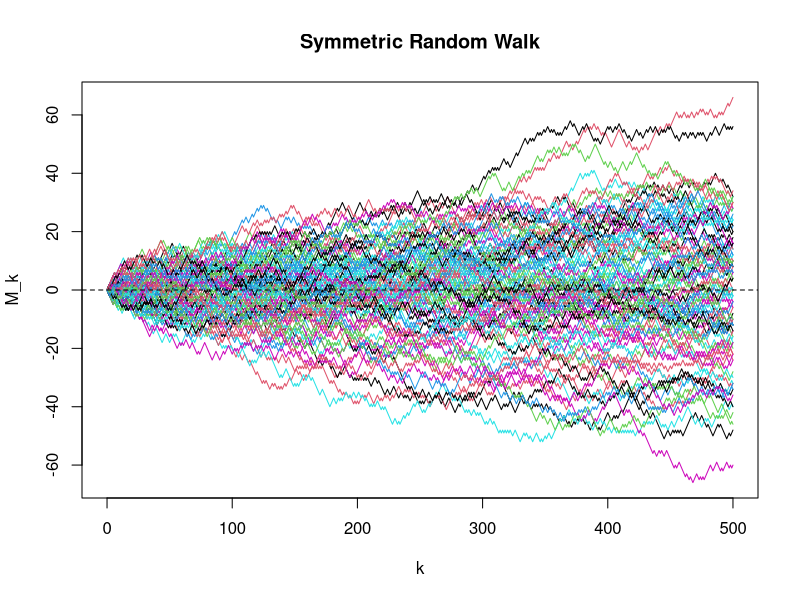
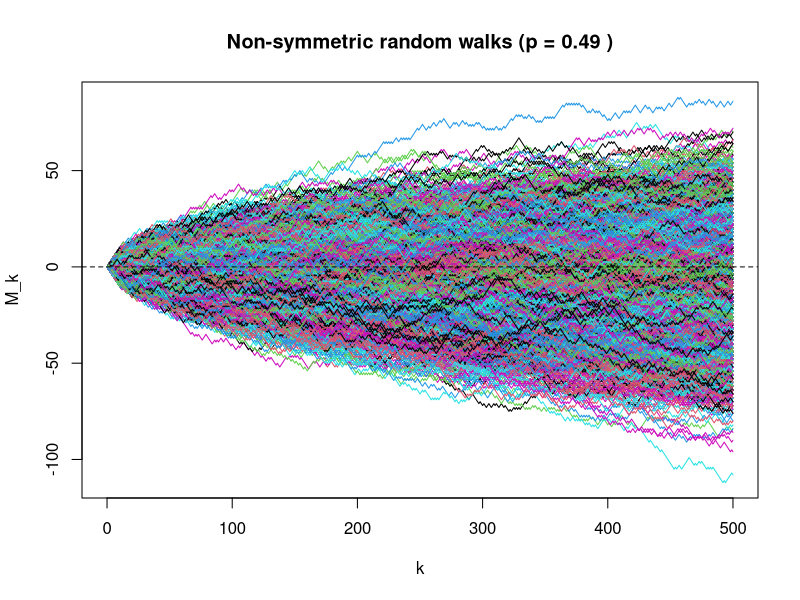
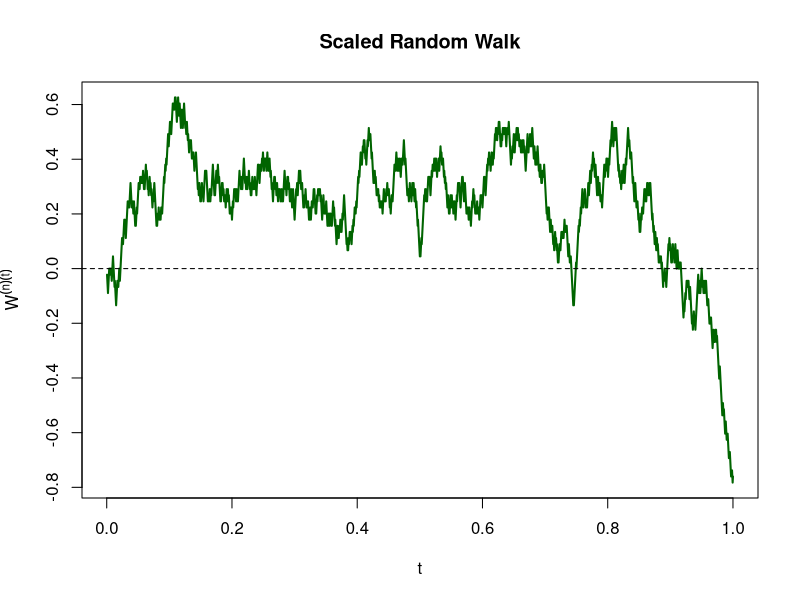
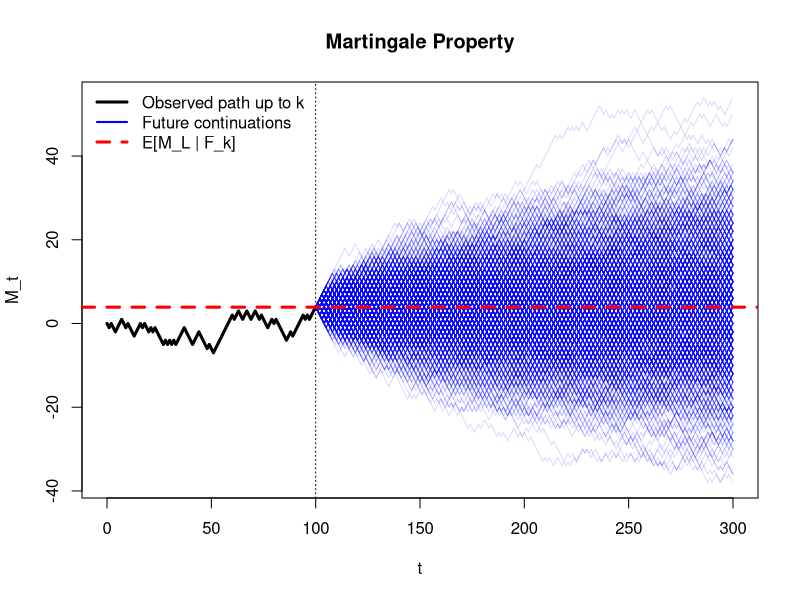
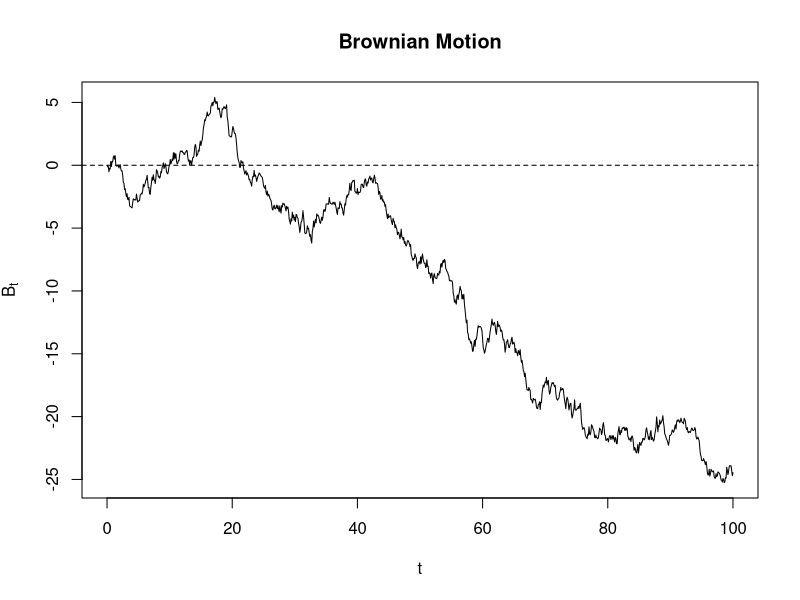
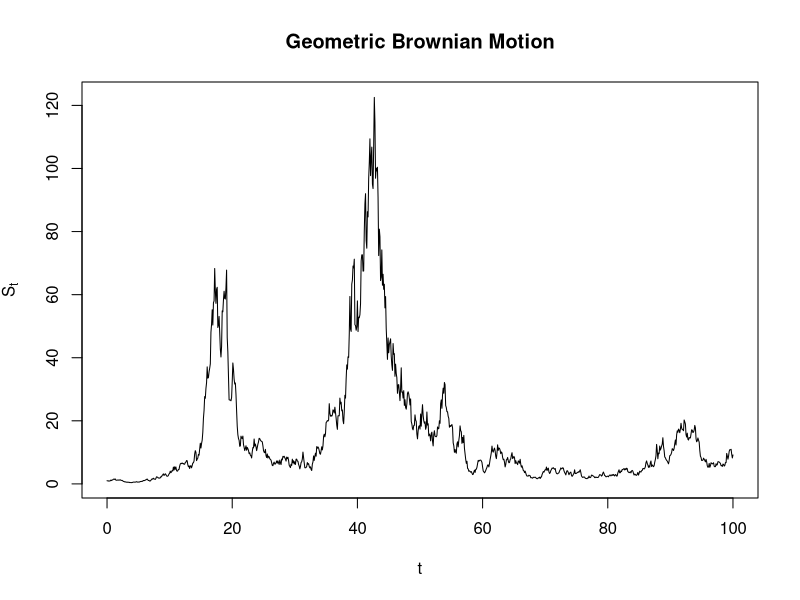

Generate these figures, in order, with R:
rm(list=ls())
gc()


n<-500
N<-100                        

walks<-replicate(N, c(0, cumsum(sample(c(-1,1), n, replace = TRUE))))

matplot(0:n, walks, type = "l", lty = 1,
        xlab = "k", ylab = "M_k",
        main = "Symmetric Random Walk")
abline(h = 0, lty = 2)

# Non-symmetric random walk

n<-500
N<-10000      
p<-0.49         


walks <- replicate(
  N,
  c(0, cumsum(sample(c(-1, 1), n, replace = TRUE, prob = c(1 - p, p))))
)

matplot(0:n, walks, type = "l", lty = 1,
        xlab = "k", ylab = "M_k",
        main = paste("Non-symmetric random walks (p =", p, ")"))
abline(h = 0, lty = 2)




# Scaled Random Walk

set.seed(42)


n <- 2000
X <- sample(c(-1, 1), n, replace = TRUE)
M <- cumsum(X)

t <- (1:n) / n
Wn <- M / sqrt(n)

plot(t, Wn, type = "l", col = "darkgreen", lwd = 2,
     xlab = "t", ylab = expression(W^{(n)}(t)),
     main = "Scaled Random Walk")
abline(h = 0, lty = 2)

# Martingale


k<-100         # time point of observation
L<-300       # Horizon  
N<-1000       # Number of future paths

X_base<-sample(c(-1, 1), L, replace = TRUE)
M_base<-c(0, cumsum(X_base))
Mk<-M_base[k + 1]
future_steps<-L - k

paths_future<-replicate(N, {
  future_X<-sample(c(-1, 1), future_steps, replace = TRUE)
  Mk+cumsum(future_X)
})


endpoints<-paths_future[future_steps, ]
mean_endpoint<-mean(endpoints)

plot(0:k,M_base[1:(k+1)],type = "l",lwd =3,xlim=c(0,L),ylim =range(c(M_base, paths_future)), xlab = "t", ylab = "M_t", main = "Martingale Property")
for (i in 1:N) {
  lines(k:L, c(Mk, paths_future[, i]),col= rgb(0, 0, 1, 0.15))
}
abline(h = mean_endpoint, col = "red", lwd = 3, lty = 2)
abline(v = k, lty = 3)
legend("topleft",legend = c("Observed path up to k","Future continuations", "E[M_L | F_k]"), col = c("black", "blue", "red"),
      lwd = c(3, 2, 3), lty = c(1, 1, 2), bty = "n")



# Brownian motion

T<-100
n<-1000
dt<-T/n
t<-seq(0, T, length.out = n + 1)

N<-1         


B_mat <- matrix(0, nrow = n + 1, ncol = N)

for (i in 1:N) {
  dB <- rnorm(n, mean = 0, sd = sqrt(dt))
  B_mat[, i] <- c(0, cumsum(dB))
}

matplot(t, B_mat, type = "l", lty = 1,
        xlab = "t", ylab = expression(B[t]),
        main = "Brownian Motion")
abline(h = 0, lty = 2)

# Geometric Brownian motion

mu<-0.2
sigma<-0.4
S0<-1

S_mat<-matrix(0, nrow = n + 1, ncol = N)
S_mat[1,]<-S0

for (i in 1:N) {
  dB<-diff(B_mat[, i])   
  for(k in 1:n) {
    S_mat[k+1,i]<-S_mat[k, i]*exp((mu-0.5*sigma^2)*dt+sigma*dB[k])
  }
}

matplot(t, S_mat, type = "l", lty = 1, xlab = "t", ylab = expression(S[t]), main = "Geometric Brownian Motion")
